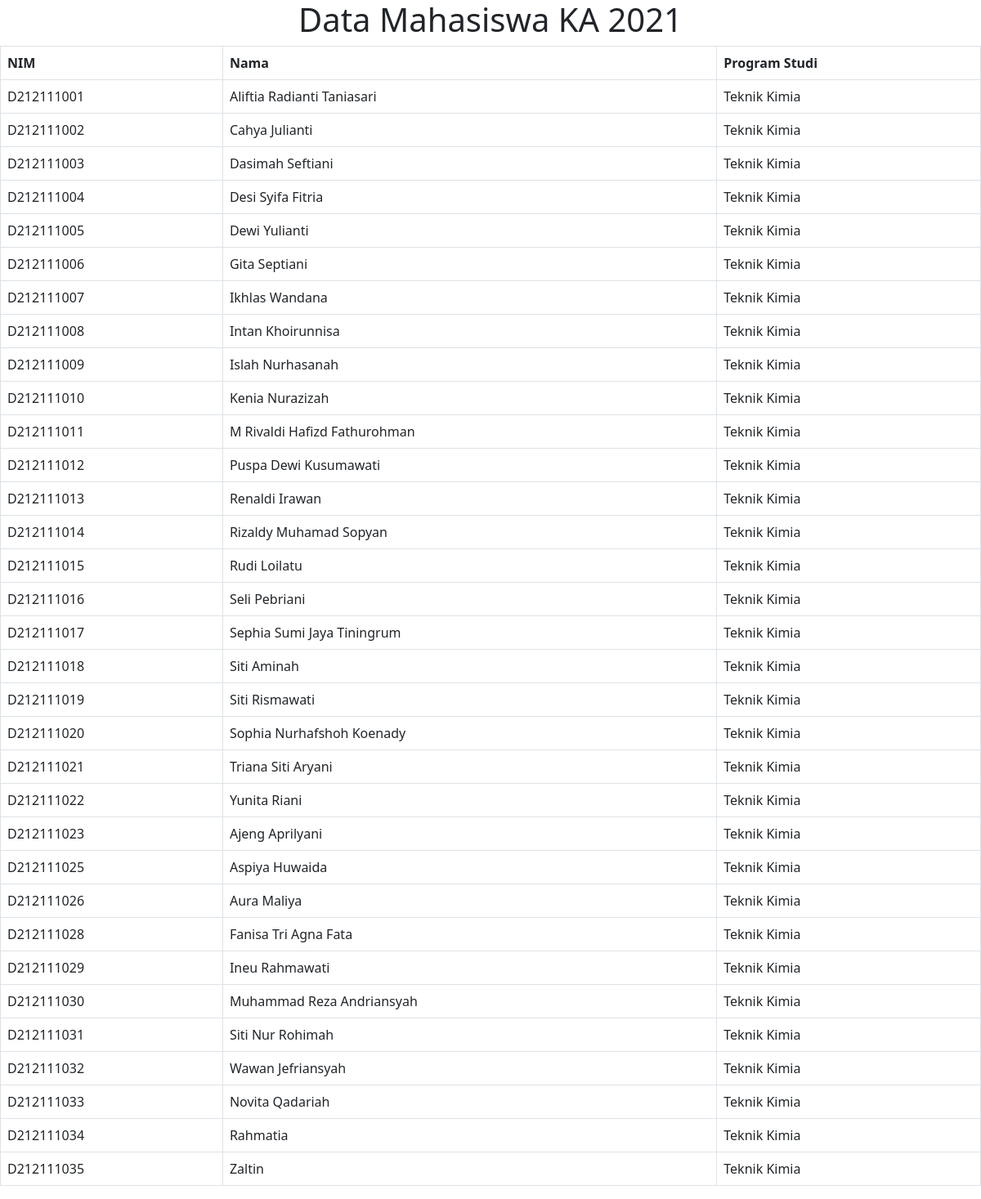
The page /mahasiswa.php on the database its author committed.
### tables this page shows
CREATE TABLE `students` (
  `nim` varchar(10) NOT NULL,
  `nama` varchar(50) DEFAULT NULL,
  `study_program_id` int(11) DEFAULT NULL
);

CREATE TABLE `study_program` (
  `id` int(11) NOT NULL,
  `name` varchar(50) NOT NULL
);

### mahasiswa.php (the view, shortened to what this page needs)
<?php
$mysqli = new mysqli('localhost', 'root', '', 'tedc');
$result = $mysqli->query("SELECT students.nim, students.nama, study_program.name
                          FROM students INNER JOIN study_program ON students.study_program_id = study_program.id
                          WHERE study_program.id = 11;");
$mahasiswa = [];
while ($row = $result->fetch_assoc()) {
    array_push($mahasiswa, $row);
}
?>
<!DOCTYPE html>
<html lang="en">
<head>
    <link href="https://cdn.jsdelivr.net/npm/bootstrap@5.0.2/dist/css/bootstrap.min.css" rel="stylesheet">
</head>
<body>
    <h1 align="center"> Data Mahasiswa KA 2021 </h1>
    <table class="table table-bordered table-hover">
        <tr>
            <th>NIM</th>
            <th>Nama</th>
            <th>Program Studi</th>
        </tr>
        <?php foreach ($mahasiswa as $row) { ?>
            <tr>
                <td><?= $row['nim']; ?></td>
                <td><?= $row['nama']; ?></td>
                <td><?= $row['name']; ?></td>
            </tr>
        <?php } ?>
    </table>
</body>
</html>

### rows shown on the page
students: nim "D212111001", nama "Aliftia Radianti Taniasari", study_program.name "Teknik Kimia"
students: nim "D212111002", nama "Cahya Julianti", study_program.name "Teknik Kimia"
students: nim "D212111003", nama "Dasimah Seftiani", study_program.name "Teknik Kimia"
students: nim "D212111004", nama "Desi Syifa Fitria", study_program.name "Teknik Kimia"
students: nim "D212111005", nama "Dewi Yulianti", study_program.name "Teknik Kimia"
students: nim "D212111006", nama "Gita Septiani", study_program.name "Teknik Kimia"
students: nim "D212111007", nama "Ikhlas Wandana", study_program.name "Teknik Kimia"
students: nim "D212111008", nama "Intan Khoirunnisa", study_program.name "Teknik Kimia"
students: nim "D212111009", nama "Islah Nurhasanah", study_program.name "Teknik Kimia"
students: nim "D212111010", nama "Kenia Nurazizah", study_program.name "Teknik Kimia"
students: nim "D212111011", nama "M Rivaldi Hafizd Fathurohman", study_program.name "Teknik Kimia"
students: nim "D212111012", nama "Puspa Dewi Kusumawati", study_program.name "Teknik Kimia"
students: nim "D212111013", nama "Renaldi Irawan", study_program.name "Teknik Kimia"
students: nim "D212111014", nama "Rizaldy Muhamad Sopyan", study_program.name "Teknik Kimia"
students: nim "D212111015", nama "Rudi Loilatu", study_program.name "Teknik Kimia"
students: nim "D212111016", nama "Seli Pebriani", study_program.name "Teknik Kimia"
students: nim "D212111017", nama "Sephia Sumi Jaya Tiningrum", study_program.name "Teknik Kimia"
students: nim "D212111018", nama "Siti Aminah", study_program.name "Teknik Kimia"
students: nim "D212111019", nama "Siti Rismawati", study_program.name "Teknik Kimia"
students: nim "D212111020", nama "Sophia Nurhafshoh Koenady", study_program.name "Teknik Kimia"
students: nim "D212111021", nama "Triana Siti Aryani", study_program.name "Teknik Kimia"
students: nim "D212111022", nama "Yunita Riani", study_program.name "Teknik Kimia"
students: nim "D212111023", nama "Ajeng Aprilyani", study_program.name "Teknik Kimia"
students: nim "D212111025", nama "Aspiya Huwaida", study_program.name "Teknik Kimia"
students: nim "D212111026", nama "Aura Maliya", study_program.name "Teknik Kimia"
students: nim "D212111028", nama "Fanisa Tri Agna Fata", study_program.name "Teknik Kimia"
students: nim "D212111029", nama "Ineu Rahmawati", study_program.name "Teknik Kimia"
students: nim "D212111030", nama "Muhammad Reza Andriansyah", study_program.name "Teknik Kimia"
students: nim "D212111031", nama "Siti Nur Rohimah", study_program.name "Teknik Kimia"
students: nim "D212111032", nama "Wawan Jefriansyah", study_program.name "Teknik Kimia"
students: nim "D212111033", nama "Novita Qadariah", study_program.name "Teknik Kimia"
students: nim "D212111034", nama "Rahmatia", study_program.name "Teknik Kimia"
students: nim "D212111035", nama "Zaltin", study_program.name "Teknik Kimia"
